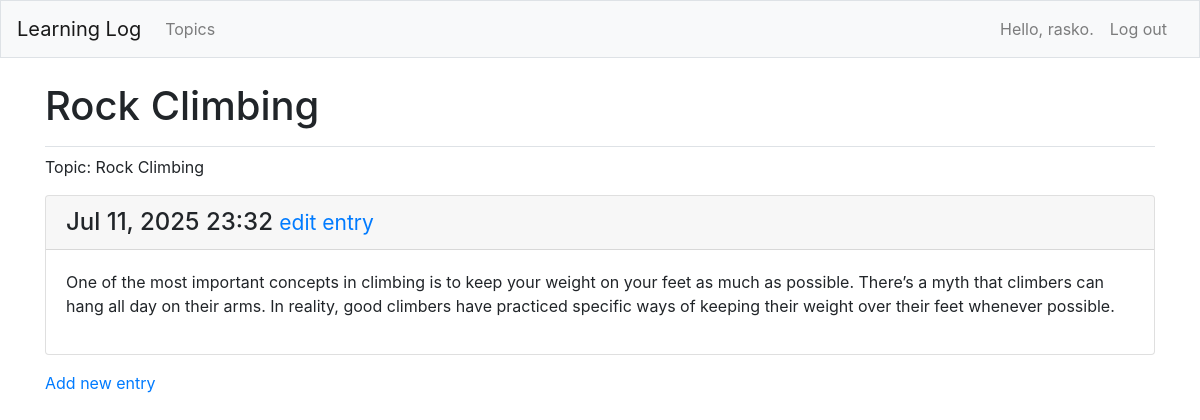
The page /topics/2/ (signed in) on the database its author committed.
### learning_logs/models.py (models this page shows, shortened)
class Topic(models.Model):
    text = models.CharField(max_length=200)
    date_added = models.DateTimeField(auto_now_add=True)
    owner = models.ForeignKey(User, on_delete=models.CASCADE)
    def __str__(self):
        return self.text

class Entry(models.Model):
    topic = models.ForeignKey(Topic, on_delete=models.CASCADE)
    text = models.TextField()
    date_added = models.DateTimeField(auto_now_add=True)
    class Meta:
        verbose_name_plural = "entries"

### learning_logs/views.py (the view)
# urls.py: path('topics/<int:topic_id>/', views.topic, name='topic'),
@login_required
def topic(request, topic_id):
    topic = Topic.objects.get(id=topic_id)
    if topic.owner != request.user:
        raise Http404
    entries = Entry.objects.filter(topic=topic).order_by('-date_added')
    context = {'topic': topic, 'entries': entries}
    return render(request, 'learning_logs/topic.html', context)

### learning_logs/templates/learning_logs/topic.html
{% extends "learning_logs/base.html" %}
{% block page_header %}
  <h1>{{ topic }}</h1>
{% endblock page_header %}
{% block content %}
  <p>Topic: {{ topic }} </p>
     {% for entry in entries %}
     <div class="card mb-3">
       <h4 class="card-header">
        {{ entry.date_added|date:'M d, Y H:i' }}
         <small><a href="{% url 'learning_logs:edit_entry' entry.id %}">
          edit entry</a></small>
      </h4>
       <div class="card-body">{{ entry.text|linebreaks }}</div>
    </div>
     {% empty %}
      <p> There are no entries for this topic yet.</p>
     {% endfor %}
  <p>
   <a href="{% url 'learning_logs:new_entry' topic.id %}">Add new entry</a>
 </p>
{% endblock content %}

### learning_logs/templates/learning_logs/base.html (shortened to what this page needs)
{% load bootstrap4 %}
<!doctype html>
<html lang="en">
    <head>
        {% bootstrap_css %}
    </head>
    <body>
        <nav class="navbar navbar-expand-md navbar-light bg-light mb-4 border">
        <a class="navbar-brand" href="{% url 'learning_logs:index'%}">Learning Log</a>
        <div class="collapse navbar-collapse" id="navbarCollapse">
            <ul class="navbar-nav mr-auto">
                <li class="nav-item">
                <a class="nav-link" href="{% url 'learning_logs:topics'%}">Topics</a></li>
            </ul>
            <ul class="navbar-nav ml-auto">
                {% if user.is_authenticated %}
                <li class="nav-item">
                    <span class="navbar-text">Hello, {{ user.username }}.</span>
                </li>
                <li class="nav-item">
                    <form method="post" action="{% url 'users:logout' %}" style="display: inline;">
                        <button type="submit" class="nav-link btn btn-link" style="border: none; background: none; padding: 0.5rem 1rem;">Log out</button>
                    </form>
                </li>
                {% else %}
                  <li class="nav-item">
                    <a class="nav-link" href="{% url 'users:register' %}">Register</a>
                  </li>
                  <li class="nav-item">
                    <a class="nav-link" href="{% url 'users:login' %}">Log in</a></li>
                {% endif %}
              </ul>
        </div>
        </nav>
        <main role="main" class="container">
            <div class="pb-2 mb-2 border-bottom">
                {% block page_header %}{% endblock page_header %}
            </div>
            <div>
                {% block content %}{% endblock content %}
            </div>
        </main>
    </body>
</html>

### rows shown on the page
Topic: text "Rock Climbing"
Entry: date_added "Jul 11, 2025 23:32", text "One of the most important concepts in climbing is to keep your weight on your feet as much as possible. There’s a myth that climbers can hang all day on their arms. In reality, good climbers have practiced specific ways of keeping their weight over their feet whenever possible."

### other values the page prints
{{ user.username }} "rasko"
